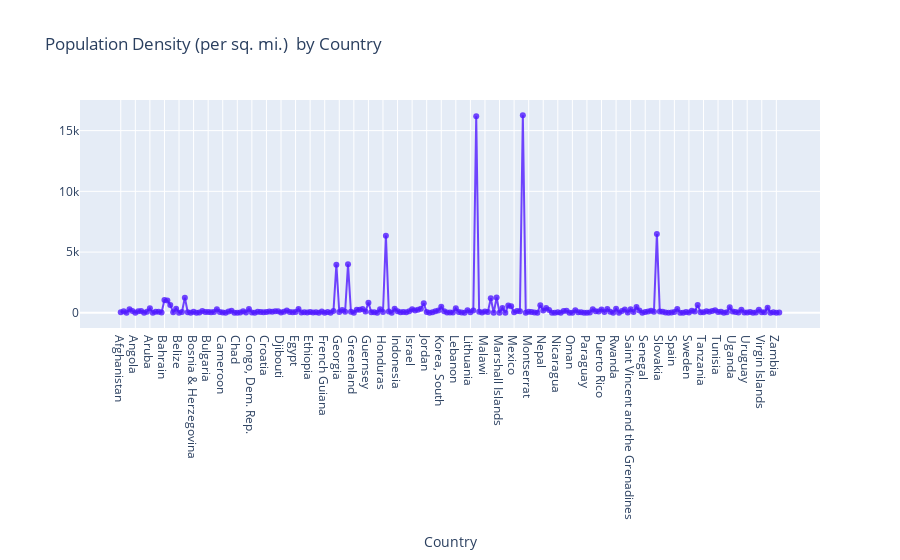

The cell this chart's notebook holds for it:
### Markdown cell above
# Population Density by Country

### Code cell
pop_den_con= go.Scatter(
                    x = dataCountries.Country,
                    y = dataCountries['Pop. Density (per sq. mi.)'],
                    mode = "lines+markers",
                    name = "Population Density",
                    marker = dict(color = 'rgba(80, 26, 255, 0.8)'),
                    text= dataCountries.Country)
data = [pop_den_con]
layout = dict(title = 'Population Density (per sq. mi.)  by Country',
              xaxis= dict(title= 'Country',ticklen= 5,zeroline= False)
             )
fig = dict(data = data, layout = layout)
iplot(fig)

### Figure 1 — Plotly figure (JSON) as saved in the notebook; plotly's stock layout.template omitted (floating-point values rounded to 4 significant figures; data arrays with more than 128 entries replaced by an {"elided": "..."} marker saying what was removed)
{"data": [{"marker": {"color": "rgba(80, 26, 255, 0.8)"}, "mode": "lines+markers", "name": "Population Density", "text": {"elided": "227 str values"}, "type": "scatter", "x": {"elided": "227 str values"}, "y": {"elided": "227 float values"}}], "layout": {"title": {"text": "Population Density (per sq. mi.)  by Country"}, "xaxis": {"ticklen": 5, "title": {"text": "Country"}, "zeroline": false, "type": "category", "range": [-14.18, 240.2], "autorange": true}, "yaxis": {"type": "linear", "range": [-1345.0, 17620.0], "autorange": true}, "autosize": true}}
